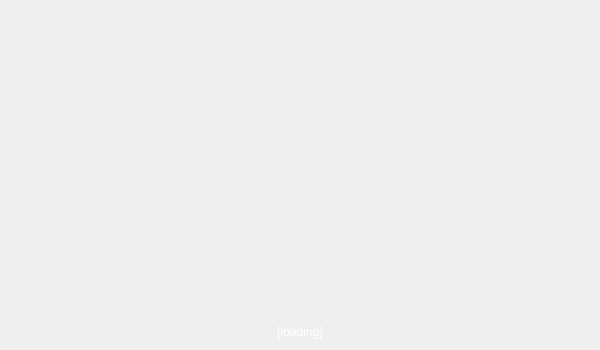
<?xml version="1.0" encoding="UTF-8"?>
<ui version="4.0">
 <class>Splash</class>
 <widget class="QDialog" name="Splash">
  <property name="geometry">
   <rect>
    <x>0</x>
    <y>0</y>
    <width>600</width>
    <height>350</height>
   </rect>
  </property>
  <property name="minimumSize">
   <size>
    <width>600</width>
    <height>350</height>
   </size>
  </property>
  <property name="maximumSize">
   <size>
    <width>600</width>
    <height>350</height>
   </size>
  </property>
  <property name="font">
   <font>
    <family>Ubuntu</family>
   </font>
  </property>
  <property name="windowTitle">
   <string>BitGem</string>
  </property>
  <layout class="QHBoxLayout" name="horizontalLayout_2">
   <item>
    <layout class="QVBoxLayout" name="verticalLayout_2">
     <item>
      <spacer name="verticalSpacer_2">
       <property name="orientation">
        <enum>Qt::Vertical</enum>
       </property>
       <property name="sizeHint" stdset="0">
        <size>
         <width>20</width>
         <height>40</height>
        </size>
       </property>
      </spacer>
     </item>
     <item>
      <layout class="QHBoxLayout" name="horizontalLayout">
       <item>
        <widget class="QLabel" name="info">
         <property name="cursor">
          <cursorShape>IBeamCursor</cursorShape>
         </property>
         <property name="text">
          <string>&lt;html&gt;&lt;head/&gt;&lt;body&gt;&lt;p&gt;&lt;span style=&quot; color:#ffffff;&quot;&gt;[loading]&lt;/span&gt;&lt;/p&gt;&lt;/body&gt;&lt;/html&gt;</string>
         </property>
         <property name="alignment">
          <set>Qt::AlignCenter</set>
         </property>
         <property name="textInteractionFlags">
          <set>Qt::LinksAccessibleByMouse|Qt::TextSelectableByKeyboard|Qt::TextSelectableByMouse</set>
         </property>
        </widget>
       </item>
      </layout>
     </item>
    </layout>
   </item>
  </layout>
 </widget>
 <resources>
  <include location="../bitcoin.qrc"/>
 </resources>
 <connections/>
</ui>
